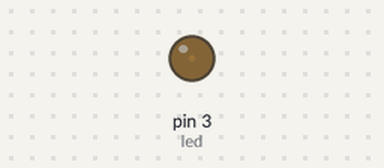
This sketch was run on a simulated Arduino Uno, built with avr-gcc and run on an emulated ATmega328P. Parts: output pins drawn as LEDs (lit = HIGH).

Above: at 0.05 s.
At 0.95 s:
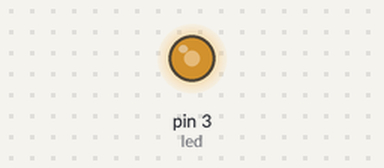
At 1.4 s:
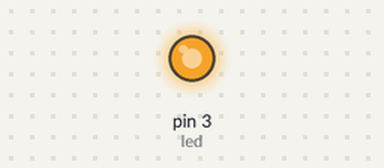
At 2.75 s:
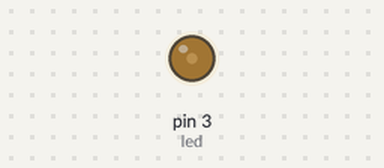
Timing chart, 0 to 7.0 s (numbered marks = the images above):
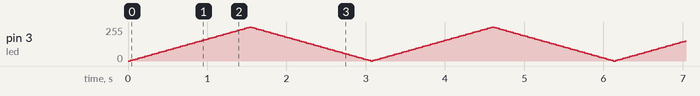

The sketch:

Fading_LED_using_PWM.ino
```cpp
int led = 3;           // the PWM pin the LED is attached to
int brightness = 0;    // how bright the LED is
int fadeAmount = 5;    // how many points to fade the LED by


void setup()
{
  pinMode(led, OUTPUT);
}


void loop()
{

  analogWrite(led, brightness);

  // change the brightness for next time through the loop:
  brightness = brightness + fadeAmount;

  // reverse the direction of the fading at the ends of the fade:
  if (brightness <= 0 || brightness >= 255) {
    fadeAmount = -fadeAmount;
  }
  // wait for 30 milliseconds to see the dimming effect
  delay(30);
}
```

Dimming_LED_using_Potentiometer.c
```cpp
const int analogInPin = A0;  // Analog input pin that the potentiometer is attached to
const int analogOutPin = 9; // Analog output pin that the LED is attached to

int sensorValue = 0;        // value read from the pot
int outputValue = 0;        // value output to the PWM (analog out)

void setup() {
  // initialize serial communications at 9600 bps:
  Serial.begin(9600);
}

void loop() {
  // read the analog in value:
  sensorValue = analogRead(analogInPin);
  // map it to the range of the analog out:
  outputValue = map(sensorValue, 0, 1023, 0, 255);
  // change the analog out value:
  analogWrite(analogOutPin, outputValue);

  // print the results to the Serial Monitor:
  Serial.print("sensor = ");
  Serial.print(sensorValue);
  Serial.print("\t output = ");
  Serial.println(outputValue);

  // wait 2 milliseconds before the next loop for the analog-to-digital
  // converter to settle after the last reading:
  delay(2);
}
```

LED_Blink_without_delay_function.C
```cpp
const int ledPin =  LED_BUILTIN;
int ledState = LOW;

unsigned long previousMillis = 0;

const long interval = 1000;
void setup() {

  pinMode(ledPin, OUTPUT);
}

void loop() {

  unsigned long currentMillis = millis();

  if (currentMillis - previousMillis >= interval) {

    previousMillis = currentMillis;


    if (ledState == LOW) {
      ledState = HIGH;
    } else {
      ledState = LOW;
    }


    digitalWrite(ledPin, ledState);
  }
}
```
